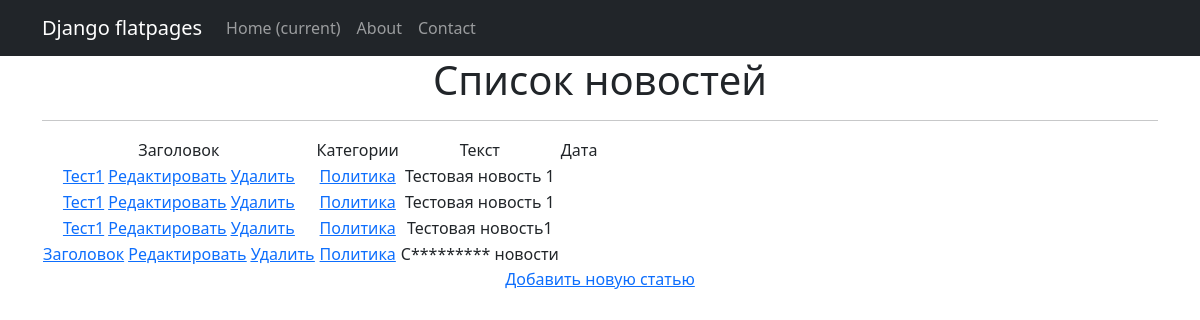
The page /categories/1/ on the database its author committed.
### news_portal/models.py (models this page shows, shortened)
class Post(models.Model):
    author = models.ForeignKey(Author, default=1, on_delete=models.SET_DEFAULT,
                               verbose_name=pgettext_lazy('Author', 'Author'))
    type = models.CharField(max_length=7, choices=TYPE, verbose_name=pgettext_lazy('Type', 'Type'))
    time_in = models.DateTimeField(auto_now_add=True, verbose_name=pgettext_lazy('Time_in', 'Time_in'))
    category = models.ManyToManyField(Category, through='PostCategory',
                                      verbose_name=pgettext_lazy('Category', 'Category'))
    title = models.CharField(max_length=255, verbose_name=pgettext_lazy('Title', 'Title'))
    text = models.TextField(verbose_name=pgettext_lazy('Text', 'Text'))
    rating = models.IntegerField(default=0, verbose_name=pgettext_lazy('Rating', 'Rating'))
    def preview(self):
        text = self.text[:124]
        if len(self.text) > 124:
            text += '...'
        return text

class Category(models.Model):
    name = models.CharField(max_length=40, unique=True,)
    subscribers = models.ManyToManyField(User, blank=True, null=True, related_name='categories')
    def __str__(self):
        return self.name

### news_portal/views.py (the view)
# urls.py: path('categories/<int:pk>/', CategoryListView.as_view(), name='category_list'),
class CategoryListView(ListView):
    model = Post
    template_name = 'category_list.html'
    context_object_name = 'category_news_list'
    def get_queryset(self):
        self.category = get_object_or_404(Category, id=self.kwargs['pk'])
        queryset = Post.objects.filter(category=self.category).order_by('-time_in')
        return queryset
    def get_context_data(self, **kwargs):
        context = super().get_context_data(**kwargs)
        context['is_not_subscriber'] = self.request.user not in self.category.subscribers.all()
        context['category'] = self.category
        return context

### news_portal/templatetags/custom_filters.py (called while the page is built)
@register.filter()
def censor(value):
   for word in censor_list:
      value = value.replace(word[1:], '*' * len(word[1:]))
   return value

### templates/category_list.html (shortened to what this page needs)
{% extends 'default.html' %}
{% load custom_filters %}
{% block content %}
    <h1>Список новостей</h1>
    <hr>
    {% if category_news_list %}
        <table>
            <tr>
                <td>
                    Заголовок
                </td>
                <td>
                    Категории
                </td>
                <td>
                    Текст
                </td>
                <td>
                    Дата
                </td>
            </tr>
        {% for post in category_news_list %}
            <tr>
                <td>
                   <a href="{% url 'post_detail' post.id %}">{{ post.title | censor }}</a>
                   <a href="{% url 'post_edit' post.id %}"><u>Редактировать</u></a>
                   <a href="{% url 'post_detail' post.id %}"><u>Удалить</u></a>
                </td>
                <td>
                    {% for category in post.category.all %}
                        <a href="{% url 'category_list' category.id %}">{{ category }}</a>
                    {% endfor %}
                </td>
                <td>
                    {{ post.preview|censor }}
                </td>
                <td>
                </td>
            </tr>
        {% endfor %}
        </table>
    {% else %}
        <h2>Новостей нет!</h2>
    {% endif %}
    <a href="{% url 'post_create' %}">Добавить новую статью</a> <br>
{% endblock content %}

### templates/default.html (shortened to what this page needs)
<!DOCTYPE html>
{% load static %}
<html lang="en">
    <head>
        <link href="{% static 'css/styles.css' %}" rel="stylesheet" />
    </head>
    <body>
        <nav class="navbar navbar-expand-lg navbar-dark bg-dark static-top">
           <div class="container">
               <a class="navbar-brand" href="#">Django flatpages</a>
               <div class="collapse navbar-collapse" id="navbarResponsive">
                   <ul class="navbar-nav ml-auto">
                       <li class="nav-item active">
                           <a class="nav-link" href="#">Home
                               <span class="sr-only">(current)</span>
                           </a>
                       </li>
                       <li class="nav-item">
                           <a class="nav-link" href="/about/">About</a>
                       </li>
                       <li class="nav-item">
                           <a class="nav-link" href="/contacts/">Contact</a>
                       </li>
                   </ul>
               </div>
           </div>
        </nav>
        <div class="container">
           <div class="row">
               <div class="col-lg-12 text-center">
                   {% block content %}
                   {% endblock content %}
               </div>
           </div>
        </div>
    </body>
</html>

### rows shown on the page
Post: title|censor "Тест1", preview|censor "Тестовая новость 1"
Category: name "Политика"
Post: title|censor "Тест1", preview|censor "Тестовая новость 1"
Post: title|censor "Тест1", preview|censor "Тестовая новость1"
Post: title|censor "Заголовок", preview|censor "С********* новости"
